Frame 1 (no input): blank canvas, image omitted
Frame 60 (no input): blank canvas, image omitted
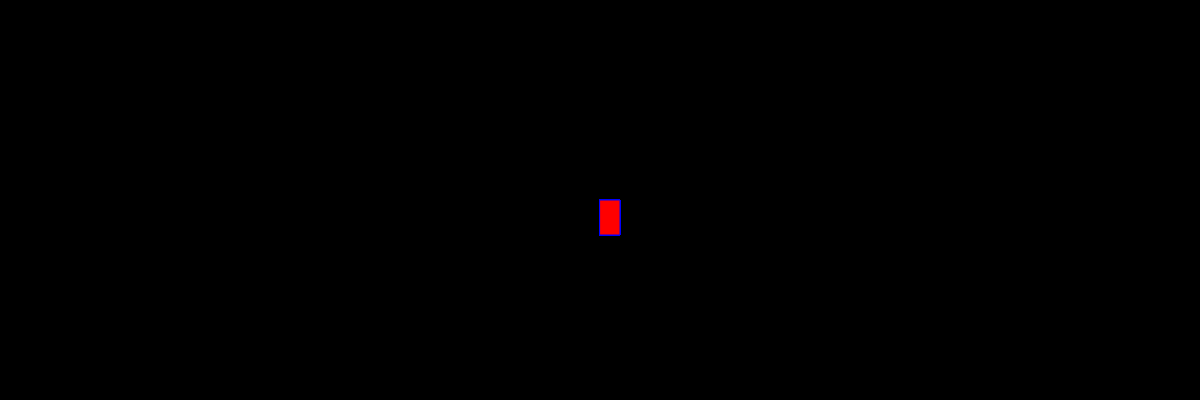
Frame 120 (the mouse pressed at the canvas centre since frame 60)

The p5.js sketch whose frames 1 and 60 were blank and that drew this single picture after the mouse press (run headless with seeded random() and noise() and a simulated clock; from frame 60 on, the mouse is pressed at the canvas centre):

// p5.js sketch
// ── sketch.js
function setup() {
  createCanvas(1200,  400);
  background("black");
}
  
function draw() {
  stroke("blue");
  fill("red");

  
if(mouseIsPressed){
  rect(mouseX, mouseY, 20 , 35);
}
}
